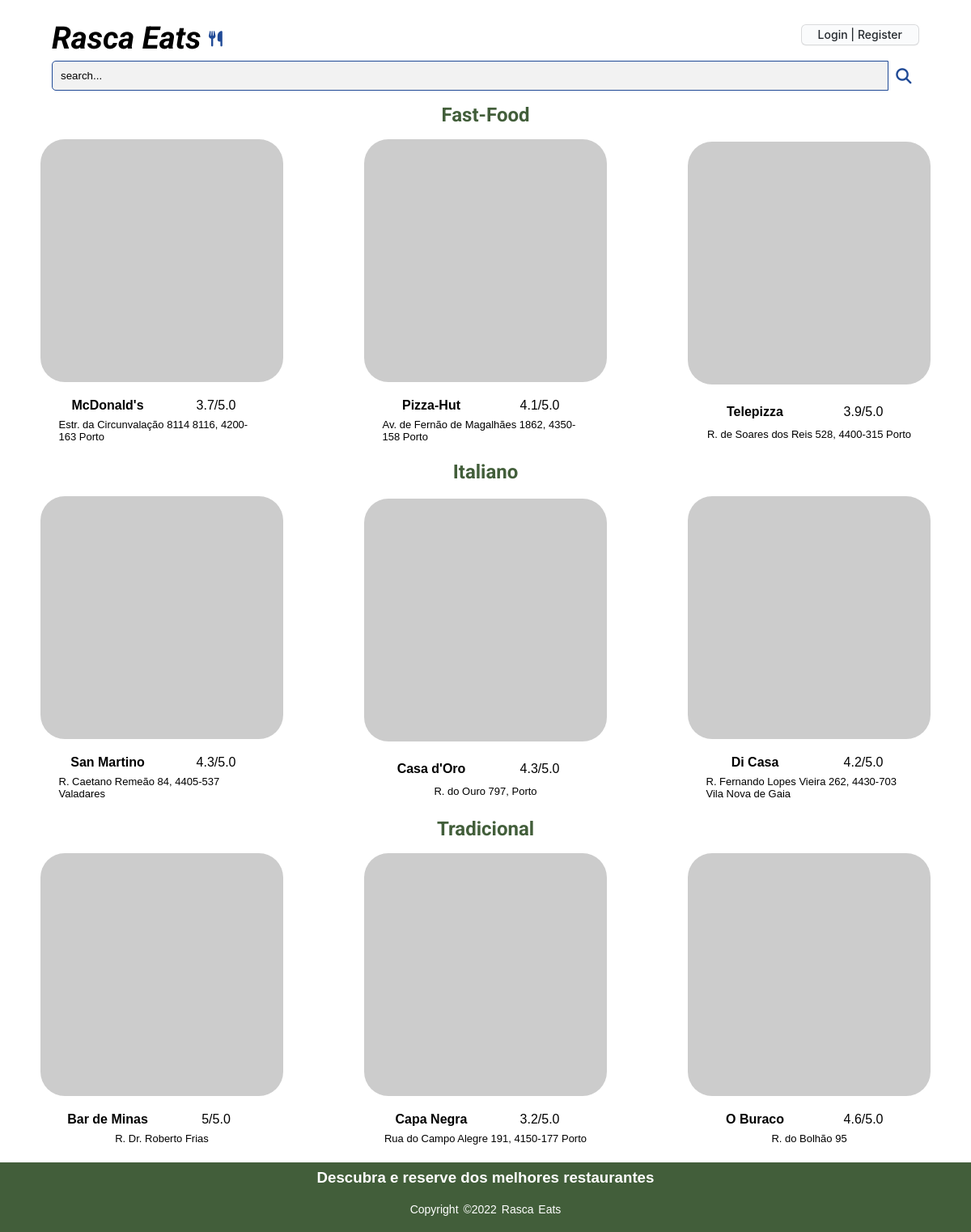
The page /frontPage.php on the database its author committed.
### tables this page shows
CREATE TABLE Restaurant(
    restaurantId integer PRIMARY KEY,
    restaurantName varchar NOT NULL,
    adress varchar NOT NULL,
    category varchar NOT NULL,
    phoneNumber integer NOT NULL,
    rating real,
    ownerId integer,
    CONSTRAINT fk_clientId FOREIGN KEY (ownerId)
        REFERENCES Client(clientId)
        ON DELETE CASCADE
        ON UPDATE CASCADE
);

### sql/restaurant.php (called while the page is built, shortened)
<?php
    class Restaurant {
        static function getRestaurantCategory($db, $category) {
            $stmt = $db->prepare('SELECT * FROM Restaurant WHERE category = ? limit 3');
            $stmt->execute(array($category));
            return $stmt->fetchAll();
        }
        static function getCategories($db){
            $stmt = $db->prepare('SELECT DISTINCT category FROM Restaurant ORDER BY category');
            $stmt->execute();
            return $stmt->fetchAll();
        }
    }
?>

### frontPage.php (the view, shortened to what this page needs)
<?php
    require_once('sql/connection.php');
    require_once('sql/restaurant.php');
    require_once('templates/common.php');
    $db = getDatabaseConnection();
    $db->setAttribute(PDO::ATTR_DEFAULT_FETCH_MODE, PDO::FETCH_ASSOC);
    $categories = Restaurant::getCategories($db);
?>
<!DOCTYPE html>
<html lang="en">
<head>
    <link rel="stylesheet" href="css/style.css">
</head>
<body>
    <section id= "restaurants"><?php
        foreach($categories as $category){  ?>
            <section id = "category">
                <h2>
                <?php echo $category['category']?>
                </h2> <?php $restaurants = Restaurant::getRestaurantCategory($db, $category['category']);
                foreach($restaurants as $restaurant){ ?>
                    <article>
                        <a href="restaurant.php?id=<?php echo $restaurant['restaurantId']?>"><img src="https://picsum.photos/300/300?<?php echo $restaurant['restaurantName']?>" alt="Restaurant photo"></a>
                        <a href="restaurant.php?id=<?php echo $restaurant['restaurantId']?>"><p><?php echo $restaurant['restaurantName']?></p></a>
                        <p><?php echo $restaurant['rating']?>/5.0</p>
                        <p><?php echo $restaurant['adress']?></p>
                    </article>
        <?php   } ?>
            </section>
<?php   } ?>
    </section>
    </body>
</html>

### css/style.css (style rules this page uses)
* { margin: 0; padding: 0; font-family:sans-serif; }
#restaurants { display: flex; flex-direction: column; }
#category { display: grid; grid-template-columns: 300px 300px 300px; justify-content: space-around; }
#category article { grid-row-start: 2; grid-row-end: 3; justify-items: center; align-items: center; display: grid; grid-template-columns: 1fr 1fr; padding: 1em; }
#category article:nth-child(2) { grid-column: 1/2; }
#category article:nth-child(3) { grid-column: 2/3; }
#category article:nth-child(4) { grid-column: 3/4; }
#category h2 { text-align: center; grid-column: 2/3; grid-row:1/2; color: #425e3a; font-family: 'Roboto', sans-serif; }
#category article a:nth-child(2), article.sr a:nth-child(2) { font-weight: bolder; grid-column-start: 1; grid-row-start: 2; padding-top: 1em; text-decoration: none; color: #000; }
#category article p:nth-child(3), article.sr p:nth-child(3) { grid-column-start: 2; grid-row-start: 2; padding-top: 1em; }
#category article p:nth-child(3)::after, article.sr p:nth-child(3)::after { content: ☆; color: yellow; }
#category article p:nth-child(4), article.sr p:nth-child(4) { padding:0.5em; grid-column: 1/3; grid-row-start: 3; font-weight: lighter; font-size: small; }
#category article a:nth-child(1), article.sr a:nth-child(1) { grid-column-start: 1; grid-column-end: 3; }
#category article img, article.sr img { border-radius: 10%; }

### rows shown on the page
restaurant: restaurantName "McDonald's", rating "3.7", adress "Estr. da Circunvalação 8114 8116, 4200-163 Porto"
restaurant: restaurantName "Pizza-Hut", rating "4.1", adress "Av. de Fernão de Magalhães 1862, 4350-158 Porto"
restaurant: restaurantName "Telepizza", rating "3.9", adress "R. de Soares dos Reis 528, 4400-315 Porto"
restaurant: restaurantName "San Martino", rating "4.3", adress "R. Caetano Remeão 84, 4405-537 Valadares"
restaurant: restaurantName "Casa d'Oro", rating "4.3", adress "R. do Ouro 797, Porto"
restaurant: restaurantName "Di Casa", rating "4.2", adress "R. Fernando Lopes Vieira 262, 4430-703 Vila Nova de Gaia"
restaurant: restaurantName "Bar de Minas", rating "5", adress "R. Dr. Roberto Frias"
restaurant: restaurantName "Capa Negra", rating "3.2", adress "Rua do Campo Alegre 191, 4150-177 Porto"
restaurant: restaurantName "O Buraco", rating "4.6", adress "R. do Bolhão 95"

### other values the page prints
$category['category'] "Fast-Food"
$category['category'] "Italiano"
$category['category'] "Tradicional"
